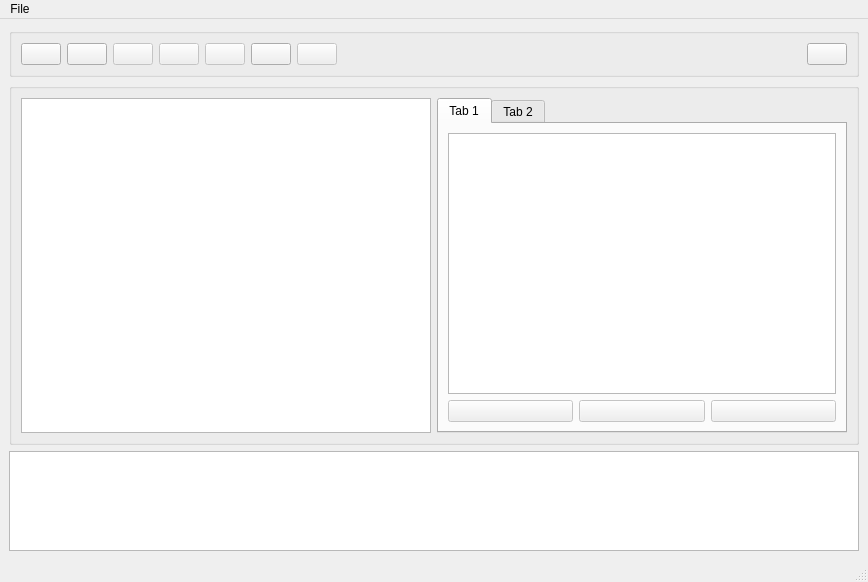
<?xml version="1.0" encoding="UTF-8"?>
<ui version="4.0">
 <class>w_Main</class>
 <widget class="QMainWindow" name="w_Main">
  <property name="geometry">
   <rect>
    <x>0</x>
    <y>0</y>
    <width>868</width>
    <height>582</height>
   </rect>
  </property>
  <property name="windowTitle">
   <string>HDF5 BLS GUI</string>
  </property>
  <widget class="QWidget" name="centralwidget">
   <layout class="QGridLayout" name="gridLayout">
    <item row="1" column="0">
     <widget class="QGroupBox" name="gb_viewers">
      <property name="title">
       <string/>
      </property>
      <layout class="QGridLayout" name="gridLayout_3">
       <item row="0" column="0">
        <widget class="QTreeView" name="treeView"/>
       </item>
       <item row="0" column="1">
        <widget class="QTabWidget" name="tabWidget">
         <property name="currentIndex">
          <number>0</number>
         </property>
         <widget class="QWidget" name="tab_Measure">
          <attribute name="title">
           <string>Tab 1</string>
          </attribute>
          <layout class="QGridLayout" name="gridLayout_5">
           <item row="1" column="1">
            <widget class="QPushButton" name="b_AddPropertyMeasure">
             <property name="enabled">
              <bool>false</bool>
             </property>
             <property name="text">
              <string/>
             </property>
             <property name="icon">
              <iconset resource="../../Icons.qrc">
               <normaloff>:/Buttons/icon/add_spectra.png</normaloff>:/Buttons/icon/add_spectra.png</iconset>
             </property>
             <property name="iconSize">
              <size>
               <width>20</width>
               <height>20</height>
              </size>
             </property>
            </widget>
           </item>
           <item row="1" column="2">
            <widget class="QPushButton" name="b_RemovePropertyMeasure">
             <property name="enabled">
              <bool>false</bool>
             </property>
             <property name="text">
              <string/>
             </property>
             <property name="icon">
              <iconset resource="../../Icons.qrc">
               <normaloff>:/Buttons/icon/remove_spectra.png</normaloff>:/Buttons/icon/remove_spectra.png</iconset>
             </property>
             <property name="iconSize">
              <size>
               <width>20</width>
               <height>20</height>
              </size>
             </property>
            </widget>
           </item>
           <item row="1" column="0">
            <widget class="QPushButton" name="b_LoadPropertiesMeasure">
             <property name="enabled">
              <bool>false</bool>
             </property>
             <property name="text">
              <string/>
             </property>
             <property name="icon">
              <iconset resource="../../Icons.qrc">
               <normaloff>:/Buttons/icon/open_config.png</normaloff>:/Buttons/icon/open_config.png</iconset>
             </property>
             <property name="iconSize">
              <size>
               <width>20</width>
               <height>20</height>
              </size>
             </property>
            </widget>
           </item>
           <item row="0" column="0" colspan="3">
            <widget class="QTableView" name="tableView_Measure"/>
           </item>
          </layout>
         </widget>
         <widget class="QWidget" name="tab_Spectrometer">
          <attribute name="title">
           <string>Tab 2</string>
          </attribute>
          <layout class="QGridLayout" name="gridLayout_4">
           <item row="1" column="1">
            <widget class="QPushButton" name="b_AddPropertySpectrometer">
             <property name="enabled">
              <bool>false</bool>
             </property>
             <property name="text">
              <string/>
             </property>
             <property name="icon">
              <iconset resource="../../Icons.qrc">
               <normaloff>:/Buttons/icon/add_spectra.png</normaloff>:/Buttons/icon/add_spectra.png</iconset>
             </property>
             <property name="iconSize">
              <size>
               <width>20</width>
               <height>20</height>
              </size>
             </property>
            </widget>
           </item>
           <item row="1" column="2">
            <widget class="QPushButton" name="b_RemovePropertySpectrometer">
             <property name="enabled">
              <bool>false</bool>
             </property>
             <property name="text">
              <string/>
             </property>
             <property name="icon">
              <iconset resource="../../Icons.qrc">
               <normaloff>:/Buttons/icon/remove_spectra.png</normaloff>:/Buttons/icon/remove_spectra.png</iconset>
             </property>
             <property name="iconSize">
              <size>
               <width>20</width>
               <height>20</height>
              </size>
             </property>
            </widget>
           </item>
           <item row="1" column="0">
            <widget class="QPushButton" name="b_LoadPropertiesSpectrometer">
             <property name="enabled">
              <bool>false</bool>
             </property>
             <property name="text">
              <string/>
             </property>
             <property name="icon">
              <iconset resource="../../Icons.qrc">
               <normaloff>:/Buttons/icon/open_config.png</normaloff>:/Buttons/icon/open_config.png</iconset>
             </property>
             <property name="iconSize">
              <size>
               <width>20</width>
               <height>20</height>
              </size>
             </property>
            </widget>
           </item>
           <item row="0" column="0" colspan="3">
            <widget class="QTableView" name="tableView_Spectrometer"/>
           </item>
          </layout>
         </widget>
        </widget>
       </item>
      </layout>
     </widget>
    </item>
    <item row="0" column="0">
     <widget class="QGroupBox" name="gb_buttons">
      <property name="title">
       <string/>
      </property>
      <layout class="QGridLayout" name="gridLayout_2">
       <item row="0" column="6">
        <widget class="QPushButton" name="b_ConvertCSV">
         <property name="enabled">
          <bool>false</bool>
         </property>
         <property name="text">
          <string/>
         </property>
         <property name="icon">
          <iconset resource="../../Icons.qrc">
           <normaloff>:/Buttons/icon/properties_to_csv.png</normaloff>:/Buttons/icon/properties_to_csv.png</iconset>
         </property>
         <property name="iconSize">
          <size>
           <width>35</width>
           <height>35</height>
          </size>
         </property>
        </widget>
       </item>
       <item row="0" column="2">
        <widget class="QPushButton" name="b_Save">
         <property name="enabled">
          <bool>false</bool>
         </property>
         <property name="text">
          <string/>
         </property>
         <property name="icon">
          <iconset resource="../../Icons.qrc">
           <normaloff>:/Buttons/icon/save.png</normaloff>:/Buttons/icon/save.png</iconset>
         </property>
         <property name="iconSize">
          <size>
           <width>35</width>
           <height>35</height>
          </size>
         </property>
        </widget>
       </item>
       <item row="0" column="3">
        <widget class="QPushButton" name="b_AddData">
         <property name="enabled">
          <bool>false</bool>
         </property>
         <property name="text">
          <string/>
         </property>
         <property name="icon">
          <iconset resource="../../Icons.qrc">
           <normaloff>:/Buttons/icon/add_spectra.png</normaloff>:/Buttons/icon/add_spectra.png</iconset>
         </property>
         <property name="iconSize">
          <size>
           <width>35</width>
           <height>35</height>
          </size>
         </property>
        </widget>
       </item>
       <item row="0" column="0">
        <widget class="QPushButton" name="b_NewHDF5">
         <property name="text">
          <string/>
         </property>
         <property name="icon">
          <iconset resource="../../Icons.qrc">
           <normaloff>:/Buttons/icon/new_db.png</normaloff>:/Buttons/icon/new_db.png</iconset>
         </property>
         <property name="iconSize">
          <size>
           <width>35</width>
           <height>35</height>
          </size>
         </property>
        </widget>
       </item>
       <item row="0" column="4">
        <widget class="QPushButton" name="b_RemoveData">
         <property name="enabled">
          <bool>false</bool>
         </property>
         <property name="text">
          <string/>
         </property>
         <property name="icon">
          <iconset resource="../../Icons.qrc">
           <normaloff>:/Buttons/icon/remove_spectra.png</normaloff>:/Buttons/icon/remove_spectra.png</iconset>
         </property>
         <property name="iconSize">
          <size>
           <width>35</width>
           <height>35</height>
          </size>
         </property>
        </widget>
       </item>
       <item row="0" column="8">
        <widget class="QPushButton" name="b_Close">
         <property name="text">
          <string/>
         </property>
         <property name="icon">
          <iconset resource="../../Icons.qrc">
           <normaloff>:/Buttons/icon/exit.png</normaloff>:/Buttons/icon/exit.png</iconset>
         </property>
         <property name="iconSize">
          <size>
           <width>35</width>
           <height>35</height>
          </size>
         </property>
        </widget>
       </item>
       <item row="0" column="7">
        <spacer name="horizontalSpacer">
         <property name="orientation">
          <enum>Qt::Orientation::Horizontal</enum>
         </property>
         <property name="sizeHint" stdset="0">
          <size>
           <width>40</width>
           <height>20</height>
          </size>
         </property>
        </spacer>
       </item>
       <item row="0" column="1">
        <widget class="QPushButton" name="b_OpenHDF5">
         <property name="text">
          <string/>
         </property>
         <property name="icon">
          <iconset resource="../../Icons.qrc">
           <normaloff>:/Buttons/icon/open_db.png</normaloff>:/Buttons/icon/open_db.png</iconset>
         </property>
         <property name="iconSize">
          <size>
           <width>35</width>
           <height>35</height>
          </size>
         </property>
        </widget>
       </item>
       <item row="0" column="5">
        <widget class="QPushButton" name="pushButton">
         <property name="text">
          <string/>
         </property>
         <property name="icon">
          <iconset resource="../../Icons.qrc">
           <normaloff>:/Buttons/icon/export_code.png</normaloff>:/Buttons/icon/export_code.png</iconset>
         </property>
         <property name="iconSize">
          <size>
           <width>35</width>
           <height>35</height>
          </size>
         </property>
        </widget>
       </item>
      </layout>
     </widget>
    </item>
    <item row="2" column="0">
     <widget class="QTextBrowser" name="textBrowser_Log">
      <property name="maximumSize">
       <size>
        <width>16777215</width>
        <height>100</height>
       </size>
      </property>
     </widget>
    </item>
   </layout>
  </widget>
  <widget class="QMenuBar" name="menubar">
   <property name="geometry">
    <rect>
     <x>0</x>
     <y>0</y>
     <width>868</width>
     <height>37</height>
    </rect>
   </property>
   <widget class="QMenu" name="menuFile">
    <property name="title">
     <string>File</string>
    </property>
    <addaction name="a_NewHDF5"/>
    <addaction name="a_OpenHDF5"/>
    <addaction name="separator"/>
    <addaction name="a_Save"/>
    <addaction name="separator"/>
    <addaction name="a_AddData"/>
    <addaction name="separator"/>
    <addaction name="a_ImportCSV"/>
    <addaction name="a_ConvertCSV"/>
    <addaction name="separator"/>
    <addaction name="a_Close"/>
   </widget>
   <addaction name="menuFile"/>
  </widget>
  <widget class="QStatusBar" name="statusbar"/>
  <action name="a_OpenHDF5">
   <property name="text">
    <string>Open HDF5 file</string>
   </property>
  </action>
  <action name="a_Save">
   <property name="text">
    <string>Save file</string>
   </property>
  </action>
  <action name="a_ImportCSV">
   <property name="text">
    <string>Import Properties from CSV</string>
   </property>
  </action>
  <action name="a_NewHDF5">
   <property name="text">
    <string>New HDF5 file</string>
   </property>
  </action>
  <action name="a_AddData">
   <property name="text">
    <string>Add Raw file</string>
   </property>
  </action>
  <action name="a_ConvertCSV">
   <property name="text">
    <string>Export Properties to CSV</string>
   </property>
  </action>
  <action name="a_Close">
   <property name="text">
    <string>Close</string>
   </property>
  </action>
 </widget>
 <resources>
  <include location="../../Icons.qrc"/>
 </resources>
 <connections/>
</ui>
